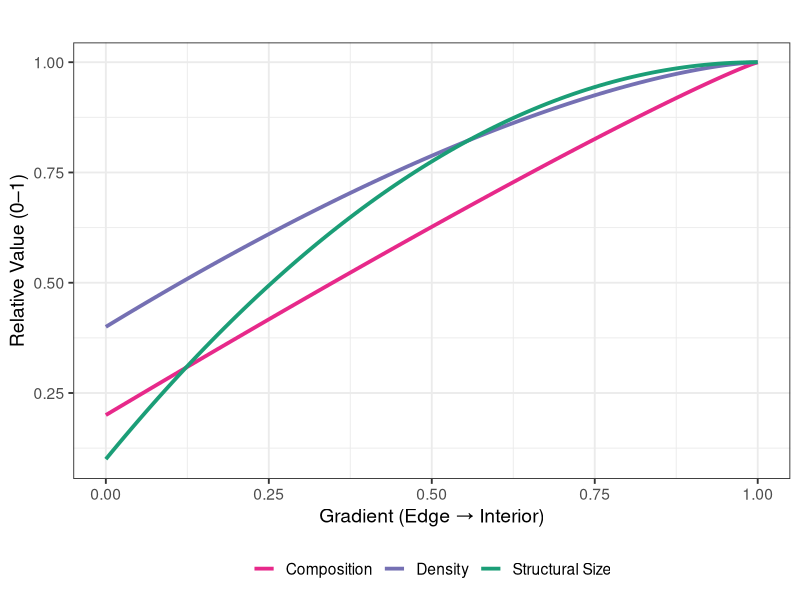
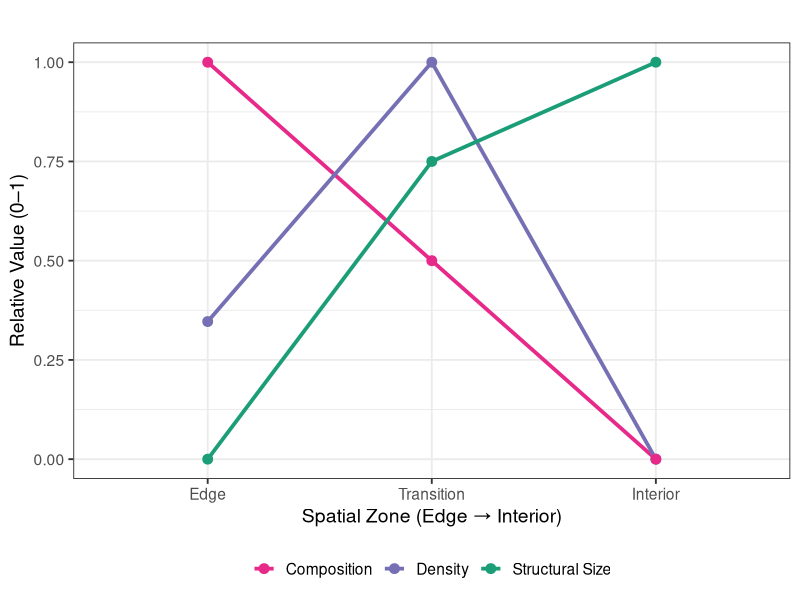
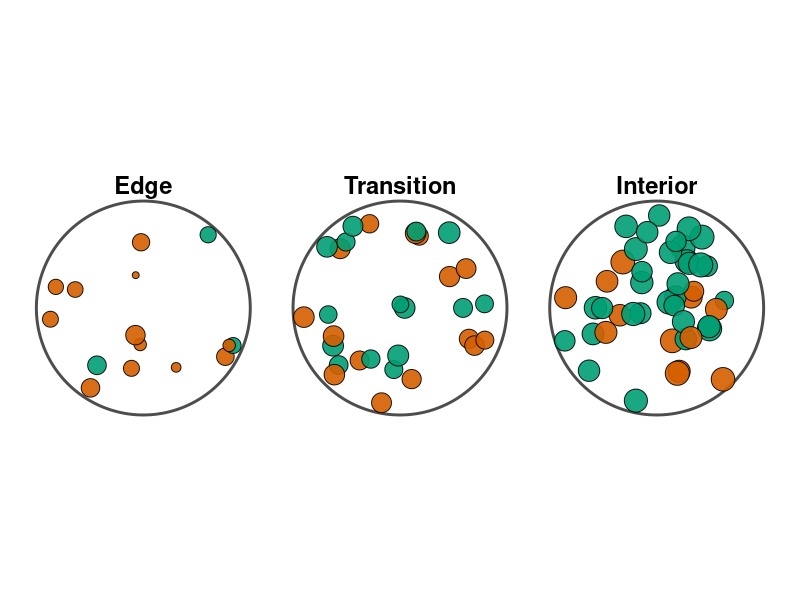
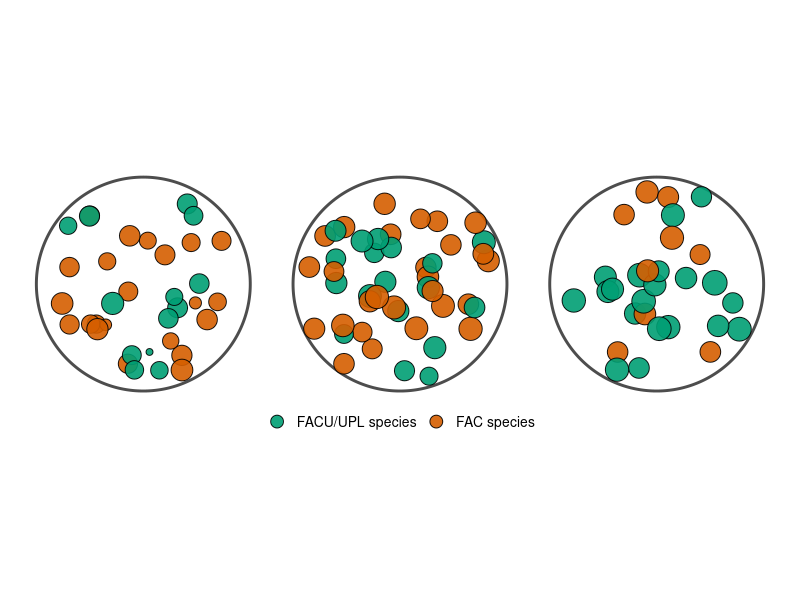

Write the R code that produced these figures, in order.
## -----------------------------------------------------------------------------------------------------------------------------------------------------------
library(ggplot2)
library(dplyr)
library(tidyr)
library(patchwork)
install.packages("ggforce")   # only once


metric_colors <- c(
  "Structural Size" = "#1b9e77",
  "Density" = "#7570b3",  
  "Composition" = "#e7298a"  
)

plot_empirical_and_ratchet_fixed <- function() {
  
  empirical_raw <- tibble::tribble(
    ~Metric,           ~Edge,   ~Transition, ~Interior,
    "Structural Size",  11.8,     14.8,        15.8,
    "Density",          33.6,     43.4,        28.4,
    "Composition",      0.30,     0.15,        0.00
  )

  empirical_df <- empirical_raw |>
    pivot_longer(-Metric, names_to="Zone", values_to="Value") |>
    group_by(Metric) |>
    mutate(Relative = (Value - min(Value)) / (max(Value) - min(Value))) |>
    ungroup() |>
    mutate(Zone = factor(Zone, levels=c("Edge","Transition","Interior")))

 p_emp <- ggplot(empirical_df, aes(x=Zone, y=Relative, color=Metric, group=Metric)) +
    geom_line(size=1.3) +
    geom_point(size=3) +
    scale_color_manual(values=metric_colors) +
    labs(title="",
      x="Spatial Zone (Edge → Interior)",
      y="Relative Value (0–1)"
    ) + guides(color = guide_legend(title = NULL)) + 
    theme_bw(base_size=14) +
    theme(legend.position = "bottom",     
      plot.title = element_text(face="bold", hjust=0.5))

    x <- seq(0, 1, length.out=100)
  ratchet_df <- data.frame(
    Position = x,
    Structural_Size = 1.0 - 0.9 * (1 - x)^2,
    Density = 1.0 - 0.6 * (1 - x)^1.5,
    Composition = 1.0 - 0.8 * (1 - x)^1.1
  ) |>
    rename(`Structural Size` = Structural_Size) |>  
    pivot_longer(-Position, names_to="Metric", values_to="Value")

  p_ratchet <- ggplot(ratchet_df, aes(x=Position, y=Value, color=Metric)) +
    geom_line(size=1.3) +
    scale_color_manual(values=metric_colors) +
    labs(title="",
      x="Gradient (Edge → Interior)",
      y="Relative Value (0–1)"
    ) + guides(color = guide_legend(title = NULL)) + 
    theme_bw(base_size=14) +
    theme( legend.position = "bottom",
      plot.title = element_text(face="bold", hjust=0.5))

  list(empirical_plot=p_emp, ratchet_plot=p_ratchet)
}

plots <- plot_empirical_and_ratchet_fixed()

plots$ratchet_plot 
plots$empirical_plot


## -----------------------------------------------------------------------------------------------------------------------------------------------------------
library(ggplot2)
library(dplyr)
library(ggforce)

set.seed(42)

circle_r <- 1.25
point_r_mult <- 0.92

col_fac  <- "#D55E00" 
col_facu <- "#009E73" 

make_concept_patch <- function(cx, cy, n, mean_dbh, sd_dbh, p_fac) {
  tibble(
    angle = runif(n, 0, 2*pi),
    r     = sqrt(runif(n, 0, 1)) * (circle_r * point_r_mult),
    size  = pmin(pmax(rnorm(n, mean_dbh, sd_dbh), 2), 30),
    composition = ifelse(runif(n) < p_fac, col_fac, col_facu)
  ) %>%
    mutate(x = cx + r * cos(angle), y = cy + r * sin(angle))
}

dens_edge_con <- 15
dens_tran_con <- 30
dens_int_con  <- 45

dbh_edge_con <- 10
dbh_tran_con <- 14
dbh_int_con  <- 18
dbh_sd_con   <- 2

p_fac_edge <- 0.80
p_fac_tran <- 0.50
p_fac_int  <- 0.20

patch_edge_con <- make_concept_patch(1, 0, dens_edge_con, dbh_edge_con, dbh_sd_con, p_fac_edge) %>%
  mutate(Zone = "Edge", cx = 1, cy = 0)
patch_tran_con <- make_concept_patch(4, 0, dens_tran_con, dbh_tran_con, dbh_sd_con, p_fac_tran) %>%
  mutate(Zone = "Transition", cx = 4, cy = 0)
patch_int_con  <- make_concept_patch(7, 0, dens_int_con,  dbh_int_con,  dbh_sd_con, p_fac_int) %>%
  mutate(Zone = "Interior", cx = 7, cy = 0)

all_concept <- bind_rows(patch_edge_con, patch_tran_con, patch_int_con)

circle_df_con <- tibble(
  Zone = c("Edge","Transition","Interior"),
  cx   = c(1,4,7),
  cy   = 0,
  r    = circle_r
)

p_conceptual <- ggplot() +
  geom_circle(
    data = circle_df_con,
    aes(x0 = cx, y0 = cy, r = r),
    size = 1, color = "grey30", fill = "white"
  ) +
  geom_point(
    data = all_concept,
    aes(x = x, y = y, size = size, fill = composition),
    shape = 21, color = "black", alpha = 0.9
  ) +
  geom_text(
    data = circle_df_con,
    aes(x = cx, y = cy + (circle_r * 1.15), label = Zone),
    fontface = "bold", size = 6
  ) +
  scale_fill_identity(guide = "none") +
  scale_size_continuous(range = c(2, 8), guide = "none") +
  coord_equal() +
  theme_void(base_size = 14)

p_conceptual


## -----------------------------------------------------------------------------------------------------------------------------------------------------------
library(ggplot2)
library(dplyr)
library(ggforce)

set.seed(42)

circle_r <- 1.25      
point_r_mult <- 0.92   

prop_fac_edge <- 69/109
prop_fac_tran <- 78/131
prop_fac_int  <- 28/91

dbh_means <- c(Edge = 11.8, Transition = 14.8, Interior = 15.8)

density_vals <- c(Edge = 682, Transition = 875, Interior = 570)
max_circles <- 45
n_edge <- max(1, round(max_circles * (density_vals["Edge"] / max(density_vals))))
n_tran <- max_circles
n_int  <- max(1, round(max_circles * (density_vals["Interior"] / max(density_vals))))

col_fac  <- "#D55E00" 
col_facu <- "#009E73" 

make_empirical_patch <- function(cx, cy, n, mean_dbh, prop_fac) {
  n_fac <- round(n * prop_fac)
  comp_vec <- c(rep(col_fac, n_fac), rep(col_facu, n - n_fac))
  comp_vec <- sample(comp_vec, n) 

  size_raw <- rnorm(n, mean_dbh, 2)
  size_constrained <- pmin(pmax(size_raw, 2), 30)

  tibble(
    angle = runif(n, 0, 2*pi),
    r     = sqrt(runif(n, 0, 1)) * (circle_r * point_r_mult),
    size  = size_constrained,
    composition = comp_vec
  ) %>%
    mutate(x = cx + r * cos(angle), y = cy + r * sin(angle))
}

all_emp <- bind_rows(
  make_empirical_patch(1, 0, n_edge, dbh_means["Edge"],       prop_fac_edge) %>% mutate(Zone = "Edge"),
  make_empirical_patch(4, 0, n_tran, dbh_means["Transition"], prop_fac_tran) %>% mutate(Zone = "Transition"),
  make_empirical_patch(7, 0, n_int,  dbh_means["Interior"],   prop_fac_int)  %>% mutate(Zone = "Interior")
)

circle_df_emp <- tibble(cx = c(1,4,7), cy = 0, r = circle_r)

p_empirical <- ggplot() +
  geom_circle(
    data = circle_df_emp,
    aes(x0 = cx, y0 = cy, r = r),
    size = 1, color = "grey30", fill = "white"
  ) +
  geom_point(
    data = all_emp,
    aes(x = x, y = y, size = size, fill = composition),
    shape = 21, color = "black", alpha = 0.9
  ) +
  scale_fill_identity(
    guide  = "legend",
    breaks = c(col_facu, col_fac),
    labels = c("FACU/UPL species", "FAC species")
  ) +
  scale_size_continuous(range = c(2, 8), guide = "none") +
  coord_equal() +
  theme_void() +
  theme(
    legend.position = "bottom",
    legend.box      = "horizontal",
    legend.title    = element_blank(),
    legend.text     = element_text(size = 10)
  ) + guides(
    fill = guide_legend(
      override.aes = list(size = 4)
    )
  )

p_empirical


